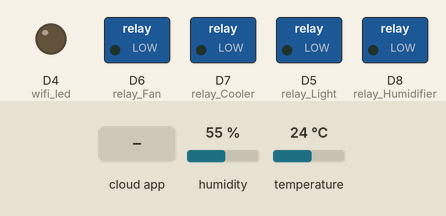
Recording of a sketch running on a simulated ESP8266 (NodeMCU). Parts: switched loads named in the sketch (green lamp = pin HIGH), output pins drawn as LEDs (lit = HIGH). The inputs (shaded band) are chosen by the test bench; at power-on: humidity 55 %, temperature 24 °C. WiFi joins after 1.5 s; servers stay silent unless stated; the Firebase database answers and starts empty; what the sketch prints to the serial monitor is not drawn.

Above: at 1.3 s.
1.4 s: the phone or cloud app sets deact to 1
At 8.3 s:
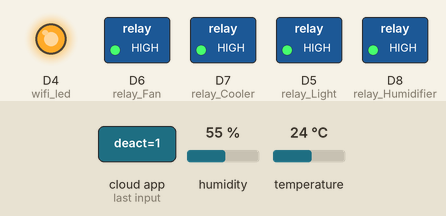
8.5 s: humidity set to 31 %
11.8 s: humidity set to 28 %
At 14.0 s:
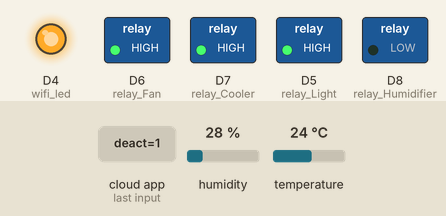
15.1 s: the phone or cloud app sets fan to 1
At 16.4 s:
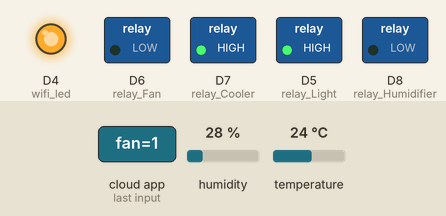
17.1 s: the phone or cloud app sets hum to 0
At 17.6 s:
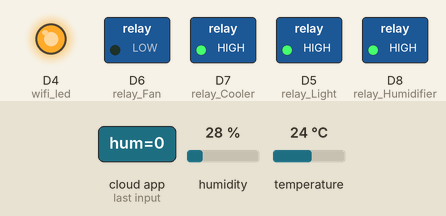
20.3 s: the phone or cloud app sets light to 1
At 22.7 s:
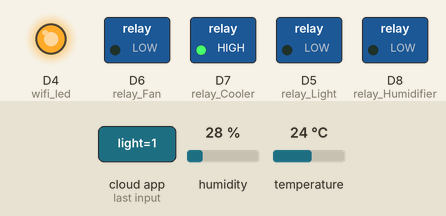
Timing chart, 0 to 24.0 s (numbered marks = the images above; inputs shaded):
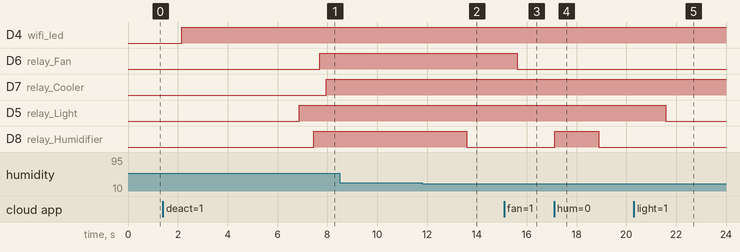

The sketch:

room_Controll_monit_V2.ino
```cpp
#include "FirebaseESP8266.h"
#include <ESP8266WiFi.h>
#include "DHT.h"


#define FIREBASE_HOST "----"
#define FIREBASE_AUTH "----"
#define WIFI_SSID "----"
#define WIFI_PASSWORD "----"

#define DHTPIN D2
int relay_Light = D5;
int relay_Fan = D6;
int relay_Cooler = D7;
int relay_Humidifier = D8;
int wifi_led = D4;
#define DHTTYPE DHT11
DHT dht(DHTPIN, DHTTYPE);

//Define FirebaseESP8266 data object
FirebaseData firebaseData;
FirebaseData ledData;
//FirebaseData ledData2;


FirebaseJson json;

char On[] = "1";
char Off[] = "0";

void setup()
{

  Serial.begin(9600);

  dht.begin();
  pinMode(relay_Light, OUTPUT);
  pinMode(relay_Fan, OUTPUT);
  pinMode(relay_Cooler, OUTPUT);
  pinMode(relay_Humidifier, OUTPUT);
  pinMode(wifi_led, OUTPUT);
  void sensorUpdate();
  void hum();
  void fan();
  void cooler();
  void light();
  void deact();
  void deactivate_all();
  void temp_hum_check();

  WiFi.begin(WIFI_SSID, WIFI_PASSWORD);


  Firebase.begin(FIREBASE_HOST, FIREBASE_AUTH);
  Firebase.reconnectWiFi(true);


  Firebase.setString(firebaseData, "/FirebaseIOT/deact", "0");


}


void loop() {
  wifi_status();
  sensorUpdate();
  hum();
  fan();
  cooler();
  deact();
  light();
  temp_hum_check();


}

void sensorUpdate(){
  float h = dht.readHumidity();
  float t = dht.readTemperature();


  Serial.print("Humidity: ");
  Serial.print(h);
  Serial.print("%  Temperature: ");
  Serial.print(t);
  Serial.print("°C  ,");


  Firebase.setFloat(firebaseData, "/FirebaseIOT/temperature", t);
  Firebase.setFloat(firebaseData, "/FirebaseIOT/humidity", h);
}

void wifi_status() {

  if(WiFi.status() != WL_CONNECTED) {
    while((WiFi.status() != WL_CONNECTED)) {
      digitalWrite(wifi_led,LOW);
      delay(2000);
      digitalWrite(wifi_led,HIGH);
      delay(2000);

    }
  }
  else {
    digitalWrite(wifi_led,HIGH);{

  }
}
}

void temp_hum_check(){

    if(dht.readHumidity()<30.00){
     Firebase.setString(firebaseData, "/FirebaseIOT/hum", "On");
     Firebase.setString(firebaseData, "/ValueChange/hum", On);
  }
  if(dht.readHumidity()>80.00){
     Firebase.setString(firebaseData, "/FirebaseIOT/fan", "On");
     Firebase.setString(firebaseData, "/ValueChange/fan", On);
  }
  if(dht.readTemperature()>40.00){
     Firebase.setString(firebaseData, "/FirebaseIOT/cooler", "On");
     Firebase.setString(firebaseData, "/ValueChange/cooler", On);
  }
  if(dht.readTemperature()<14.00){
     Firebase.setString(firebaseData, "/FirebaseIOT/cooler", "Off");
     Firebase.setString(firebaseData, "/ValueChange/cooler", Off);
  }

}


void light(){

 Firebase.getString(firebaseData, "/ValueChange/light");


  if (firebaseData.dataType() == "string") {
    String stringValue = firebaseData.stringData();

    if (stringValue == Off) {

      digitalWrite(relay_Light,HIGH);
      delay(100);

    } else if(stringValue == On){

      digitalWrite(relay_Light,LOW);
      delay(100);

    }
  }
}


void fan(){

 Firebase.getString(firebaseData, "/ValueChange/fan");


  if (firebaseData.dataType() == "string") {
    String stringValue = firebaseData.stringData();

    if (stringValue == Off) {

      digitalWrite(relay_Fan,HIGH);
      delay(100);

    } else if(stringValue == On){

      digitalWrite(relay_Fan,LOW);
      delay(100);

    }
  }
}


void cooler(){

 Firebase.getString(firebaseData, "/ValueChange/cooler");


  if (firebaseData.dataType() == "string") {
    String stringValue = firebaseData.stringData();

    if (stringValue == On) {

      digitalWrite(relay_Cooler,LOW);
      delay(100);

    } else if(stringValue == Off){

      digitalWrite(relay_Cooler,HIGH);
      delay(100);

    }
  }
}


void hum(){

 Firebase.getString(firebaseData, "/ValueChange/hum");


  if (firebaseData.dataType() == "string") {
    String stringValue = firebaseData.stringData();

    if (stringValue == On) {

      digitalWrite(relay_Humidifier,LOW);
      delay(100);

    } else if(stringValue == Off){

      digitalWrite(relay_Humidifier,HIGH);
      delay(100);

    }
  }
}


void deact(){

 Firebase.getString(firebaseData, "/FirebaseIOT/deact");


  if (firebaseData.dataType() == "string") {
    String stringValue = firebaseData.stringData();

    if (stringValue == "1") {

      deactivate_all();

      delay(100);
      Firebase.setString(firebaseData, "/FirebaseIOT/deact", "0");

    }

    }
  }


void deactivate_all(){

  Firebase.setString(firebaseData, "/ValueChange/light", Off);
  Firebase.setString(firebaseData, "/ValueChange/fan", Off);
  Firebase.setString(firebaseData, "/ValueChange/cooler", Off);
  Firebase.setString(firebaseData, "/ValueChange/hum", Off);

  Firebase.setString(firebaseData, "/FirebaseIOT/light", "Off");
  Firebase.setString(firebaseData, "/FirebaseIOT/fan", "Off");
  Firebase.setString(firebaseData, "/FirebaseIOT/cooler", "Off");
  Firebase.setString(firebaseData, "/FirebaseIOT/hum", "Off");

  delay(200);
}
```

Measured:
- the behaviour switches between 30 and 29 % on humidity (found by bisection; images 1 and 2)
- after the input at 1.4 s, D6 (relay_Fan): LOW → HIGH after 6.3 s; D7 (relay_Cooler): LOW → HIGH after 6.6 s; D5 (relay_Light): LOW → HIGH after 5.5 s; D8 (relay_Humidifier): LOW → HIGH after 6.1 s
- after the input at 8.5 s, every drawn part: stays the same
- after the input at 11.8 s, D8 (relay_Humidifier): HIGH → LOW after 1.8 s
- after the input at 15.1 s, D6 (relay_Fan): HIGH → LOW after 0.52 s
- after the input at 17.1 s, D8 (relay_Humidifier): LOW → HIGH at once, → LOW 1.8 s later
- after the input at 20.3 s, D5 (relay_Light): HIGH → LOW after 1.3 s
